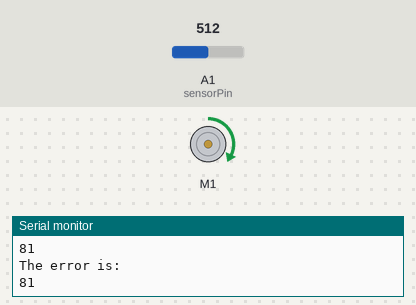
The sketch below on a simulated Arduino Uno, built with avr-gcc and run on an emulated ATmega328P. On the bench: DC motor (green arrow = forward, orange = backward, longer = faster), the last lines printed to the serial monitor. The test bench sets the inputs (shaded band); at power-on: A1 (sensorPin) = 512.

Above: at 1.8 s.
1.9 s: A1 (sensorPin) set to 11
3.4 s: A1 (sensorPin) set to 8
At 4.5 s:
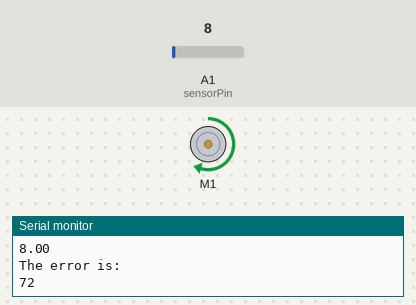
7.5 s: A1 (sensorPin) set to 122
At 8.4 s:
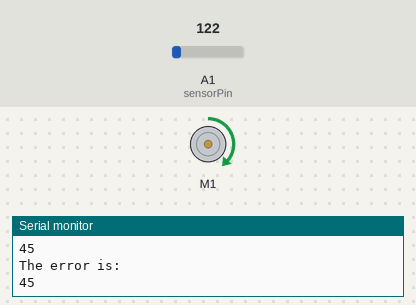
9.0 s: A1 (sensorPin) set to 0
At 14.8 s:
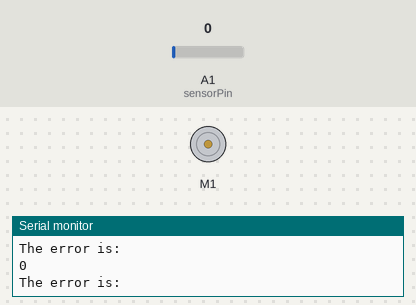
Timing chart, 0 to 16.3 s (numbered marks = the images above; inputs shaded):
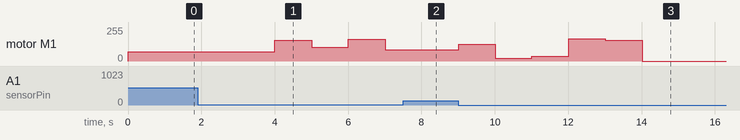

The sketch:

IntegralControl.ino
```cpp
#include <Wire.h>
#include <Adafruit_MotorShield.h>
#include "utility/Adafruit_PWMServoDriver.h"
Adafruit_MotorShield AFMS = Adafruit_MotorShield();
Adafruit_DCMotor *motor = AFMS.getMotor(1);

// Declaration of the sensor pin
const int sensorPin = A1;
const int tolerance = 10;

// Angle of sections
const int angle = 9;

// Reads data from sensor
float sensorData1;
float sensorData2;
float kP;
float kI;

int sumErrors = 0;
// Variables for data recording without delay()
long previousMillis = 0;
long intervalWait = 3;

// Initiates error and counter
int error = 90;
int counter = 0;

void setup() {
  // Serial communication enabled
  Serial.begin(9600);
  AFMS.begin();

  motor->setSpeed(160);
  motor->run(FORWARD);

  kP = 200/180.0;
  kI = 100;
}

void loop() {
  sensorData1 = analogRead(sensorPin);
  positiveError();

  noError();
  negativeError();
  delay(10000);
}

void positiveError(){
  motor->run(FORWARD);

  while (error>0){
    unsigned long currentMillis = millis();

    if (currentMillis - previousMillis > intervalWait) {
      previousMillis = currentMillis;
      sensorData2 = analogRead(sensorPin);
    }

    if (sensorData2 < sensorData1 +tolerance || sensorData1 > sensorData2 - tolerance) {
      error = error - angle;
      Serial.println(sensorData1);
      Serial.println(sensorData2);
      sensorData1 = sensorData2;
      counter ++;
      sumErrors+=(error*intervalWait);
      motor->setSpeed(kP*error+kI*sumErrors);
    }
    printError();
    delay(1000);
  }
}

void noError(){
  motor->run(RELEASE);
  while (error == 0){

    motor->setSpeed(kP*error);

    printError();
  }
}

void negativeError(){
  motor->run(BACKWARD);

  while (error<0){
    unsigned long currentMillis = millis();

    sensorData1 = analogRead(sensorPin);

    if (currentMillis - previousMillis > intervalWait) {
      previousMillis = currentMillis;
      sensorData2 = analogRead(sensorPin);
    }

    if (sensorData1 < sensorData2 - tolerance || sensorData1 > sensorData2 + tolerance) {
      error = error + angle;
      counter ++;
      sumErrors+=(error*intervalWait);
      motor->setSpeed(kP*error+kI*sumErrors);
    }
  }
  printError();
  delay(1000);
}

void printError(){
  Serial.println("The error is: ");
  Serial.println(error);
}
```

Measured:
- the behaviour switches between 10 and 9 on A1 (sensorPin) (found by bisection; images 0 and 1)
- after the input at 3.4 s, motor M1: forward 70/255 → forward 156/255 after 0.60 s, → forward 102/255 1.0 s later, → forward 164/255 1.0 s later, → forward 86/255 1.0 s later
- after the input at 7.5 s, motor M1: stays forward 86/255 (without the input it goes to forward 124/255 after 0.51 s)
- after the input at 9.0 s, motor M1: forward 86/255 → forward 124/255 at once, → forward 22/255 1.0 s later, → forward 36/255 1.0 s later, → forward 166/255 1.0 s later, … (6 changes in this stretch)
